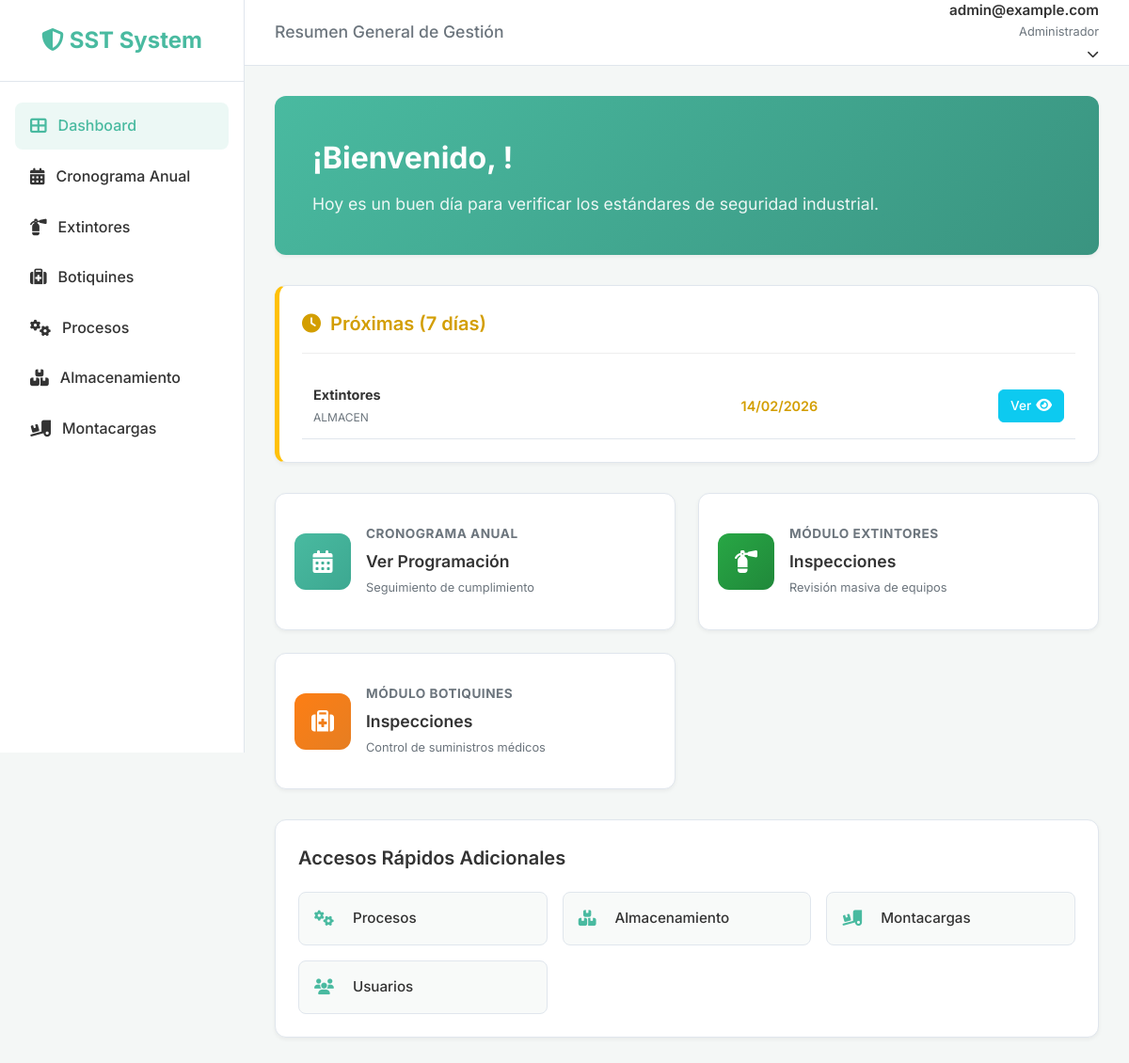
The app's page /accounts/dashboard/ (signed in), older data.
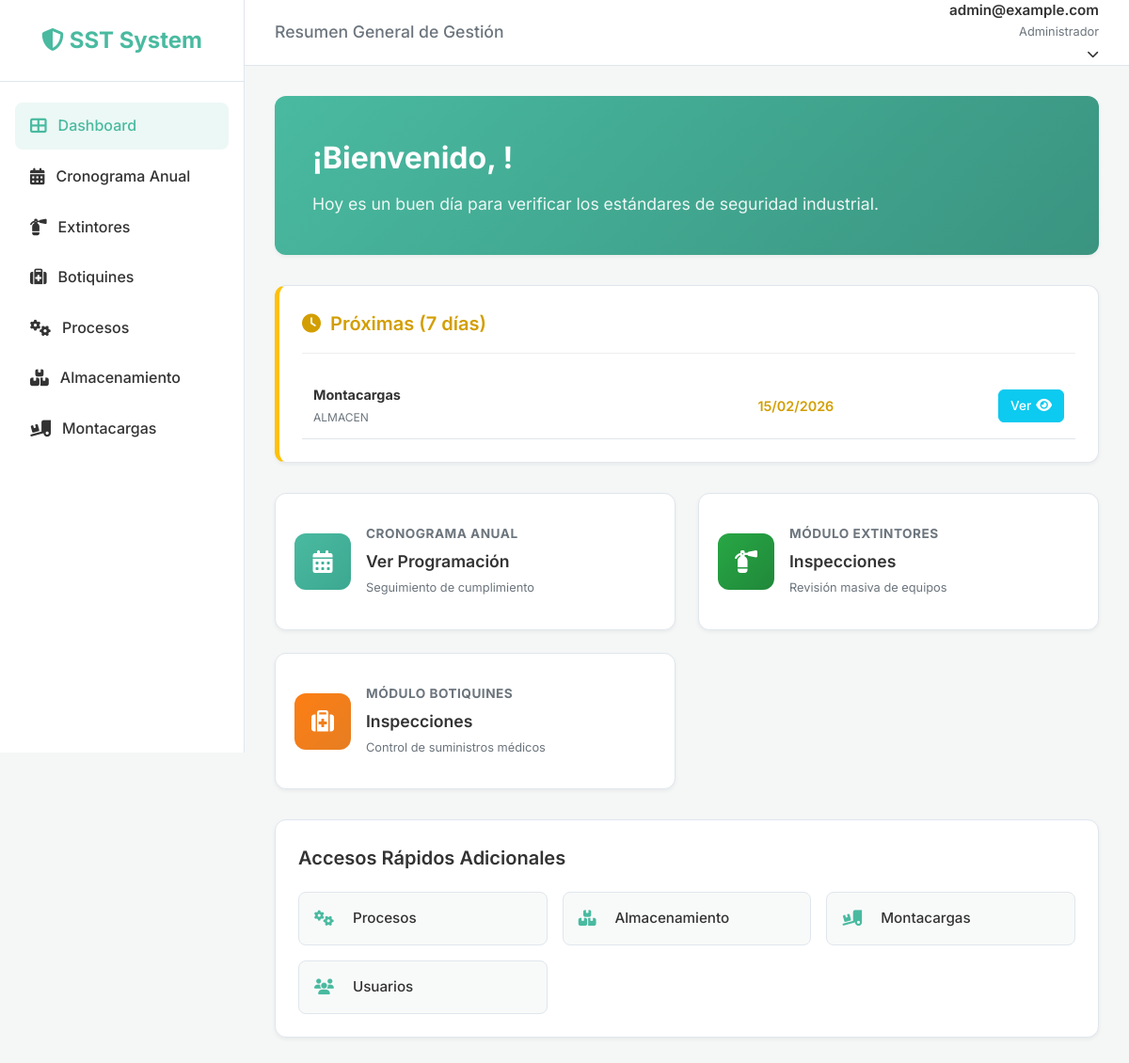
The same page, newer data.
### inspections/models.py (models this page shows, shortened)
class InspectionSchedule(models.Model):
    FREQUENCY_CHOICES = [
        ('Mensual', 'Mensual'),
        ('Bimestral', 'Bimestral'),
        ('Trimestral', 'Trimestral'),
        ('Cuatrimestral', 'Cuatrimestral'),
        ('Semestral', 'Semestral'),
        ('Anual', 'Anual'),
    ]
    STATUS_CHOICES = [
        ('Programada', 'Programada'),
        ('Realizada', 'Realizada'),
        ('Pendiente', 'Pendiente'),
    ]
    year = models.IntegerField(verbose_name="Año de Programación")
    area = models.ForeignKey(
        'Area',
        on_delete=models.PROTECT,
        verbose_name="Área a Inspeccionar",
        help_text="Seleccione el área donde se realizará la inspección"
    )
    inspection_type = models.CharField(max_length=200, verbose_name="Tipo de Inspección")
    frequency = models.CharField(max_length=20, choices=FREQUENCY_CHOICES, verbose_name="Frecuencia")
    scheduled_date = models.DateField(verbose_name="Fecha Programada")
    responsible = models.ForeignKey(
        settings.AUTH_USER_MODEL,
        on_delete=models.CASCADE,
        related_name='scheduled_inspections',
        verbose_name="Responsable"
    )
    status = models.CharField(
        max_length=20,
        choices=STATUS_CHOICES,
        default='Programada',
        verbose_name="Estado"
    )
    observations = models.TextField(blank=True, null=True, verbose_name="Observaciones")
    created_at = models.DateTimeField(auto_now_add=True)
    updated_at = models.DateTimeField(auto_now=True)
    class Meta:
        verbose_name = "Cronograma de Inspección"
        verbose_name_plural = "Cronogramas de Inspección"
        ordering = ['scheduled_date']
    def get_module_url(self):
        from django.urls import reverse
        t = self.inspection_type.lower()
        url = None
        if 'extintor' in t: url = reverse('extinguisher_list')
        elif 'botiquin' in t: url = reverse('first_aid_list')
        elif 'proceso' in t or 'instalacion' in t: url = reverse('process_list')
        elif 'almacen' in t or 'storage' in t: url = reverse('storage_list')
        elif 'montacarga' in t: url = reverse('forklift_list')
        if url:
             return f"{url}?schedule_id={self.id}"
        return reverse('inspection_list') + f"?year={self.year}&area={self.area.id}"

class Area(models.Model):
    class Meta:
        verbose_name = "Cronograma de Inspección"
        verbose_name_plural = "Cronogramas de Inspección"
        ordering = ['scheduled_date']
    """
    Standardized areas for the organization.
    Used across all inspection modules to ensure consistency.
    """
    name = models.CharField(max_length=200, unique=True, verbose_name="Nombre del Área")
    is_active = models.BooleanField(default=True, verbose_name="Activa")
    created_at = models.DateTimeField(auto_now_add=True)
    updated_at = models.DateTimeField(auto_now=True)
    class Meta:
        verbose_name = "Área"
        verbose_name_plural = "Áreas"
        ordering = ['name']
    def __str__(self):
        return self.name

### users/views.py (the view)
# urls.py: path('dashboard/', DashboardView.as_view(), name='dashboard'),
class DashboardView(LoginRequiredMixin, TemplateView):
    template_name = 'users/dashboard.html'
    def get_context_data(self, **kwargs):
        context = super().get_context_data(**kwargs)
        today = date.today()
        week_ahead = today + timedelta(days=7)
        context['overdue_inspections'] = InspectionSchedule.objects.filter(
            scheduled_date__lt=today
        ).exclude(status='Realizada').order_by('scheduled_date')
        context['upcoming_inspections'] = InspectionSchedule.objects.filter(
            scheduled_date__gte=today,
            scheduled_date__lte=week_ahead
        ).exclude(status='Realizada').order_by('scheduled_date')
        return context

### templates/users/dashboard.html (shortened to what the changed rows need)
{% extends 'base.html' %}
{% load static %}
{% block header_title %}Resumen General de Gestión{% endblock %}
{% block content %}
<div class="card bg-primary-gradient no-border" style="padding: 40px; margin-bottom: 32px;">
    <h2 style="font-size: 2rem; font-weight: 700; margin-bottom: 10px;">¡Bienvenido, {{ user.first_name }}!</h2>
</div>
{% if overdue_inspections or upcoming_inspections %}
<div style="display: flex; gap: 24px; margin-bottom: 32px; flex-wrap: wrap;">
    {% if upcoming_inspections %}
    <div class="card" style="flex: 1; min-width: 300px; border-left: 5px solid #ffc107; margin-bottom: 0;">
        <div class="table-wrapper">
            <table style="margin-top: 0;">
                <tbody>
                    {% for i in upcoming_inspections|slice:":5" %}
                    <tr onclick="window.location='{{ i.get_module_url }}';"
                        style="cursor: pointer; transition: background-color 0.2s;"
                        onmouseover="this.style.backgroundColor='rgba(0,0,0,0.03)'"
                        onmouseout="this.style.backgroundColor='transparent'">
                        <td style="padding: 12px;">
                            <strong style="display: block; color: var(--text-color);">{{ i.inspection_type }}</strong>
                            <small style="color: var(--text-light);">{{ i.area }}</small>
                        </td>
                        <td style="color: #d39e00; font-weight: 600; text-align: right; padding: 12px;">
                            {{ i.scheduled_date|date:"d/m/Y" }}
                        </td>
                        <td style="text-align: right; padding: 12px;">
                            {% if i.is_executable %}
                            <a href="{{ i.get_module_url }}" class="btn btn-sm btn-success" title="Ejecutar"
                                style="display: inline-flex; align-items: center; gap: 5px;">
                                Ir <i class="fas fa-arrow-right"></i>
                            </a>
                            {% else %}
                            <a href="{{ i.get_module_url }}" class="btn btn-sm btn-info" title="Ver Programación"
                                style="display: inline-flex; align-items: center; gap: 5px; color: white;">
                                Ver <i class="fas fa-eye"></i>
                            </a>
                            {% endif %}
                        </td>
                    </tr>
                    {% endfor %}
                </tbody>
            </table>
        </div>
    </div>
    {% endif %}
</div>
{% endif %}
{% endblock %}

Row changes from the older to the newer data that the page shows:
removed InspectionSchedule: inspection_type "Extintores", area "ALMACEN", scheduled_date "14/02/2026"
added InspectionSchedule: inspection_type "Montacargas", area "ALMACEN", scheduled_date "15/02/2026"
